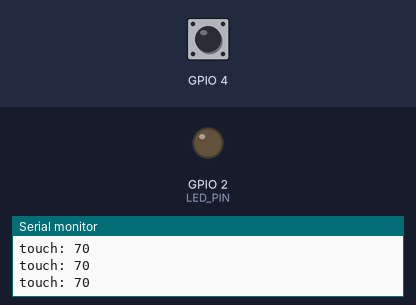
This sketch was run on a simulated ESP32. Shown: output pins drawn as LEDs (lit = HIGH), the last lines printed to the serial monitor. The inputs (shaded band) are chosen by the test bench; at power-on: GPIO 4 HIGH.

Above: at 1.2 s.
1.3 s: GPIO 4 pulled LOW for 0.15 s
At 1.4 s:
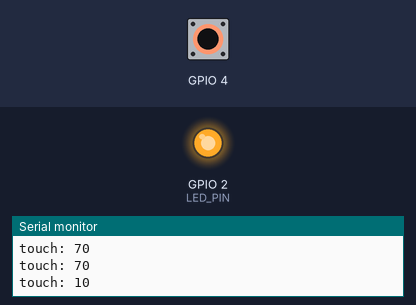
3.0 s: GPIO 4 pulled LOW for 3.2 s
At 7.4 s:
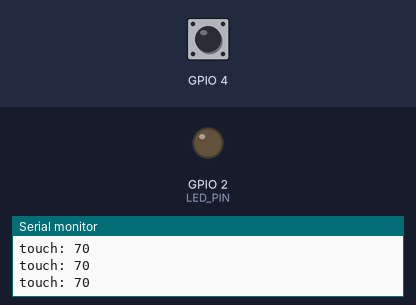
Timing chart, 0 to 8.9 s (numbered marks = the images above; inputs shaded):
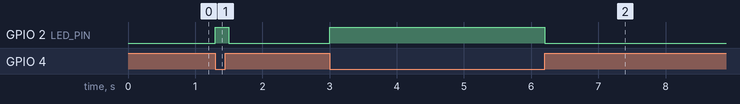

The sketch:

esp32_touch.ino
```cpp
// snippet: esp32_touch
// tags: esp32, touch, touchread, capacitive, t0, touchpin, threshold
// boards: esp32
// library: none
// description: Read the ESP32 built-in capacitive touch sensor with touchRead(T0), millis-based.
//   ESP32 touch pins are BUILT-IN — no external chip or library needed.
//   touchRead(T0) returns a value that DROPS when the pin is touched (lower = touched).
//   T0 = GPIO4, T3 = GPIO15, T4 = GPIO13, T5 = GPIO12, T6 = GPIO14, T7 = GPIO27.
//   NOT: Adafruit_MPR121 — that is an external I2C breakout, not the ESP32 built-in touch.
//   NOT: analogRead(T0) — use touchRead().
// prompts: ESP32 touch sensor, touchRead T0, ESP32 capacitive touch pin, ESP32 touch threshold LED, read touch pin ESP32, ESP32 built-in touch
// not-tags: mpr121
// exact-include: Arduino.h

#include <Arduino.h>

const int LED_PIN = 2;
const int TOUCH_THRESHOLD = 40;  // touchRead value drops below this when touched
unsigned long prevMs = 0;

void setup() {
  Serial.begin(115200);
  pinMode(LED_PIN, OUTPUT);
}

void loop() {
  unsigned long now = millis();
  if (now - prevMs < 100) return;
  prevMs = now;

  int value = touchRead(T0);  // T0 = GPIO4
  Serial.print("touch: ");
  Serial.println(value);
  digitalWrite(LED_PIN, value < TOUCH_THRESHOLD ? HIGH : LOW);
}
```

Measured:
- after the input at 1.3 s, GPIO 2 (LED_PIN): LOW → HIGH at once, → LOW 0.20 s later
- after the input at 3.0 s, GPIO 2 (LED_PIN): LOW → HIGH at once, → LOW 3.2 s later
